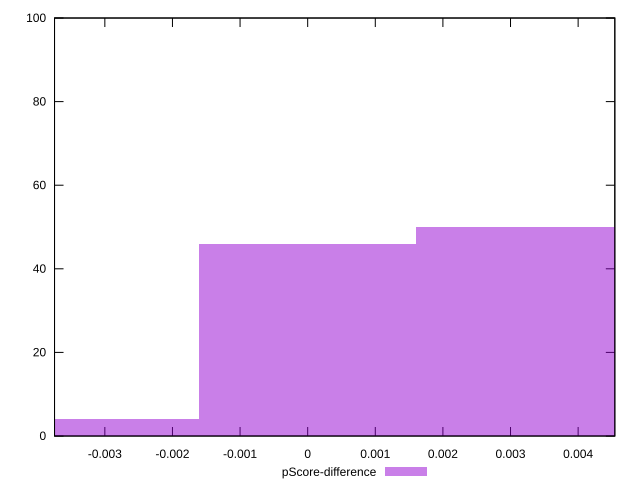

This figure's gnuplot source:
reset

$pScoreDifference <<EOF
0.003205212020783742 50
0 46
-0.003205212020783742 4
EOF

set key outside below
set boxwidth 0.003205212020783742
set xrange [-0.0037440818712487223:0.004542675850018968]
set yrange [0:100]
set trange [0:100]
set style fill transparent solid 0.5 noborder
set terminal svg size 640, 490 enhanced background rgb 'white'
set output "report_00018_2021-02-10T15-25-16.877Z/cumulative-layout-shift/samples/pages+cached+noadtech/pScore-difference/histogram.svg"

plot $pScoreDifference title "pScore-difference" with boxes

reset
